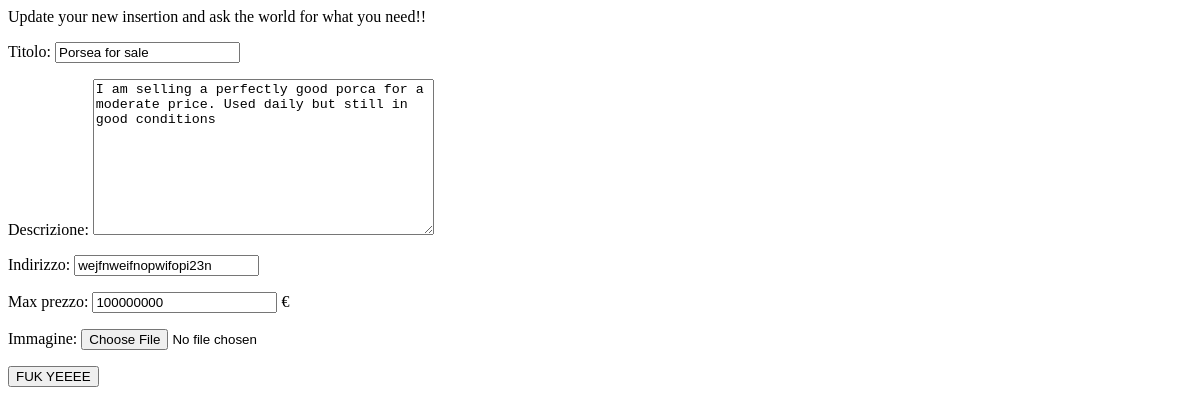
Page /feed/7eWU4QveyhYXtDnpFvs4om/update_ins/ (signed in) on the earlier database version.
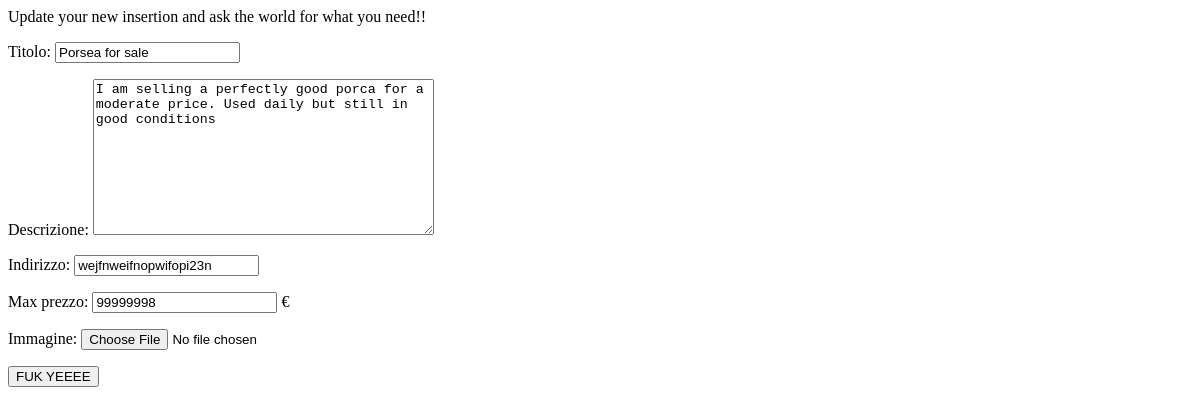
Same page on the later database version.
### feed/models.py (models this page shows, shortened)
class Inserzione (models.Model):
    titolo=models.CharField(max_length=50)
    id=models.CharField(max_length=30, primary_key=True, unique=True, default=shortuuid.uuid())
    descrizione=models.TextField(max_length=500, default='')
    venditore=models.ForeignKey('Profile', on_delete=models.CASCADE, related_name="venditore", blank=False)
    interessati=models.ManyToManyField('Profile', related_name="interessati", default=[])
    offerenti=models.ManyToManyField('Profile', related_name="offerenti", default=[])
    indirizzo=models.CharField(max_length=50, blank=False, default='')
    max_prezzo=models.IntegerField(blank=False)
    prezzo=models.IntegerField(blank=False, default=0)
    immagine=models.ImageField(blank=True)
    class Meta:
        verbose_name=_('insertion')
        verbose_name_plural=_('insertions')

### insertion_handling/views.py (the view)
# urls.py: path('<str:ins_id>/update_ins/', views.update_insertion, name='update insertion'),
@login_required
def update_insertion(request, ins_id):
    ins=Inserzione.objects.get(id=ins_id)
    allowed= ins.venditore==request.user.profile
    if (request.method=="POST"):
        form=InsertionForm(data=request.POST, instance=ins)
        if form.is_valid():
            form.save()
            return redirect("inserzione", ins_id=ins_id)
    else:
        if allowed:
            form=InsertionForm(instance=ins)
        else:
            messages.error(request, "Sorry, you don't have access to this insertion.")
            return redirect("inserzione", ins_id=ins_id)
    return render(request, 'update_insertion.html', {'form': form, 'ins': ins})

### insertion_handling/models.py (shortened to what this page needs)
class InsertionForm(forms.ModelForm):
    class Meta:
        model=Inserzione
        help_texts = {
            'max_prezzo': '€'
        }
        fields=['titolo', 'descrizione', 'indirizzo', 'max_prezzo', 'immagine']

### insertion_handling/templates/update_insertion.html (shortened to what this page needs)
<BODY>
	Update your new insertion and ask the world for what you need!!
	<FORM id="insertion_form" method="post" action="/feed/{{ins.id}}/update_ins/" enctype="multipart/form-data">
			{% for field in form %}
			{% if field == form.max_prezzo %}
			<p>{{ field.label_tag }} {{ field }} €</p>
			{% else %}
			<p>{{ field.label_tag }} {{ field }}</p>
			{% endif %}
			{% endfor %}
			<INPUT type="submit" name="submit" value="FUK YEEEE" />
	</FORM>
</BODY>

Differences in the rows shown:
changed Inserzione "Porsea for sale": max_prezzo "100000000" → "99999998"
